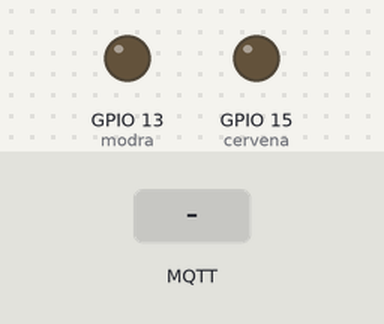
Recording of a sketch running on a simulated ESP8266 (NodeMCU). On the bench: output pins drawn as LEDs (lit = HIGH). Inputs (shaded band) come from the test bench. WiFi joins after 1.5 s; servers stay silent unless stated; no MQTT or app messages arrive unless stated.

Above: at 2.7 s.
2.8 s: MQTT message "o" arrives on the first subscribed topic
At 3.3 s:
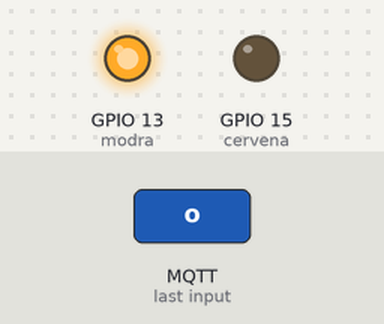
4.3 s: MQTT message "on" arrives on the first subscribed topic
At 5.5 s:
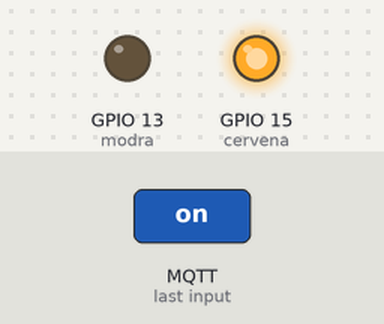
5.8 s: MQTT message "n" arrives on the first subscribed topic
At 6.8 s:
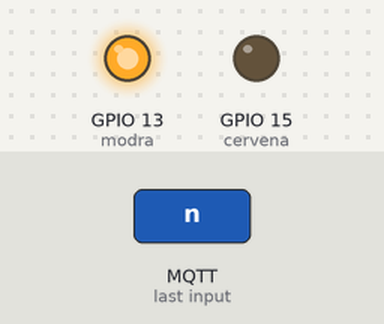
Timing chart, 0 to 8.8 s (numbered marks = the images above; inputs shaded):
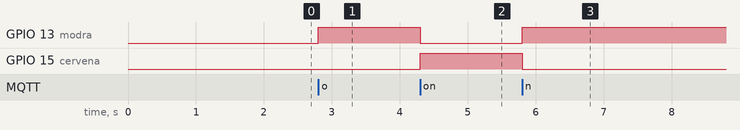

The sketch:

broker.ino
```cpp
#include <ESP8266WiFi.h>
#include <PubSubClient.h>

const char* ssid = "wifi";
const char* password = "heslo";
const char* mqtt_server = "broker.mqttdashboard.com";

const int modra = 13;
const int cervena = 15;

WiFiClient espClient1;
PubSubClient client(espClient1);

void setup()
{
  pinMode(modra, OUTPUT);
  pinMode(cervena, OUTPUT);
  Serial.begin(115200);
  setup_wifi();
  client.setServer(mqtt_server, 1883);
  client.setCallback(callback);
  reconnect();
  }

void callback(char* topic, byte* payload, unsigned int length)
{
  if((char)payload[0] == 'o' && (char)payload[1] == 'n'){
  digitalWrite(cervena, HIGH);
  digitalWrite(modra, LOW);
  }
  else{
    digitalWrite(modra, HIGH);
    digitalWrite(cervena, LOW);
  }
}

void setup_wifi()
{
  delay(10);
  WiFi.begin(ssid, password);
   while (WiFi.status() != WL_CONNECTED)
   {
    delay(500);
    }
  }

 void reconnect()
 {
  while(!client.connected())
  {
    if (client.connect("ESP8266Client1"))
    {
      client.subscribe("ESP8266/connection_status");
      }
      else
      {
        delay(5000);
        }
    }
  }

void loop()
{
  if (!client.connected())
 {
    reconnect();
  }
  client.loop();
  }
```

Measured:
- after the input at 2.8 s, GPIO 13 (modra): LOW → HIGH at once
- after the input at 4.3 s, GPIO 13 (modra): HIGH → LOW at once; GPIO 15 (cervena): LOW → HIGH at once
- after the input at 5.8 s, GPIO 13 (modra): LOW → HIGH at once; GPIO 15 (cervena): HIGH → LOW at once
